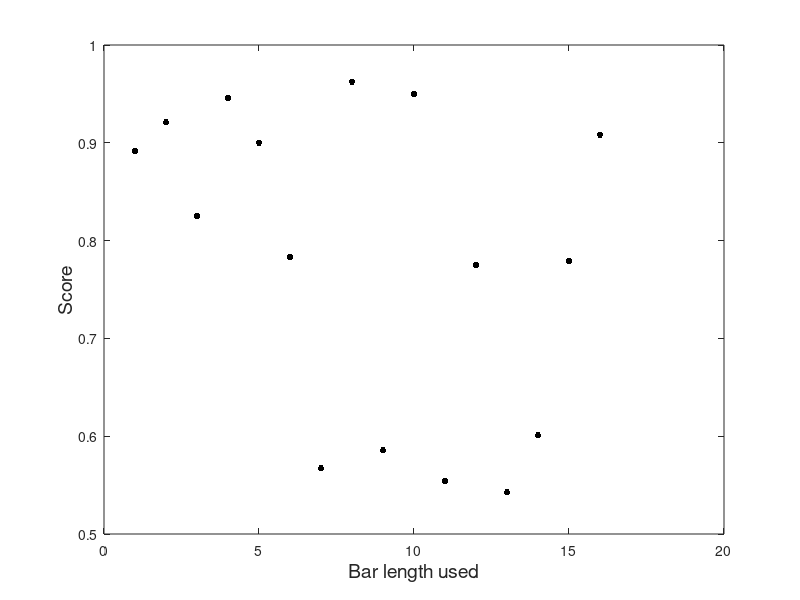

Write the MATLAB code that produced this figure.
load('barscores.mat')

for i=1:length(predscore)
    meanscore(i)=predscore{i}(1);
    equalmean(i)=predscore{i}(2);
end

figure
plot(1:length(predscore),meanscore,'k.','Markersize',15)
xlabel('Bar length used', 'fontsize', 14)
ylabel('Score', 'fontsize', 14)
